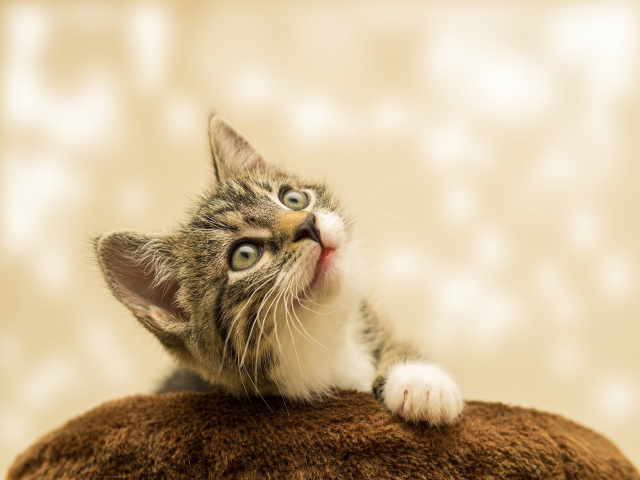
#> input picture JSY8869/EXAMPLE/test.png, 640 x 480 px, found by its file name
$ python EX9_2.py
#> lines starting #> are read from the running program, lines starting #| are printed output that depends on the picture
import cv2

src = cv2.imread("JSY8869/EXAMPLE/test.png", cv2.IMREAD_COLOR)
#> src is the input picture: shape (480, 640, 3); mean B, G, R 154, 184.7, 204.1

dst = src.copy()
roi = src[100:600, 200:700]
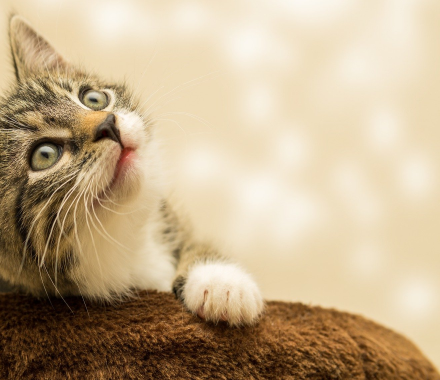
#> roi: shape (380, 440, 3); mean B, G, R 140.7, 172.3, 193.3
dst[0:380, 0:440] = roi
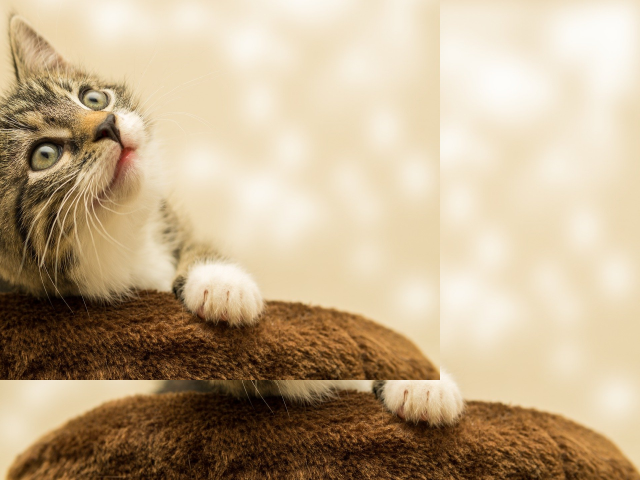
#> dst: shape (480, 640, 3); mean B, G, R 141.6, 171.6, 192.4

cv2.imshow("src", src)
cv2.imshow("dst", dst)
cv2.waitKey(0)
cv2.destroyAllWindows()
